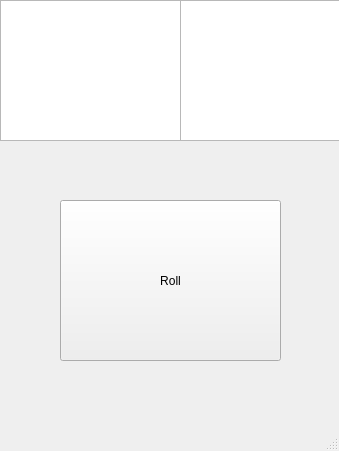
<?xml version="1.0" encoding="UTF-8"?>
<ui version="4.0">
 <class>MainWindow</class>
 <widget class="QMainWindow" name="MainWindow">
  <property name="geometry">
   <rect>
    <x>0</x>
    <y>0</y>
    <width>339</width>
    <height>451</height>
   </rect>
  </property>
  <property name="windowTitle">
   <string>MainWindow</string>
  </property>
  <property name="toolButtonStyle">
   <enum>Qt::ToolButtonIconOnly</enum>
  </property>
  <property name="tabShape">
   <enum>QTabWidget::Rounded</enum>
  </property>
  <widget class="QWidget" name="centralwidget">
   <widget class="QPushButton" name="RollDice">
    <property name="enabled">
     <bool>true</bool>
    </property>
    <property name="geometry">
     <rect>
      <x>60</x>
      <y>200</y>
      <width>221</width>
      <height>161</height>
     </rect>
    </property>
    <property name="text">
     <string>Roll</string>
    </property>
   </widget>
   <widget class="QGraphicsView" name="graphicsView">
    <property name="enabled">
     <bool>true</bool>
    </property>
    <property name="geometry">
     <rect>
      <x>0</x>
      <y>0</y>
      <width>181</width>
      <height>141</height>
     </rect>
    </property>
   </widget>
   <widget class="QGraphicsView" name="graphicsView_2">
    <property name="geometry">
     <rect>
      <x>180</x>
      <y>0</y>
      <width>161</width>
      <height>141</height>
     </rect>
    </property>
   </widget>
  </widget>
  <widget class="QStatusBar" name="statusbar"/>
 </widget>
 <resources/>
 <connections/>
</ui>
